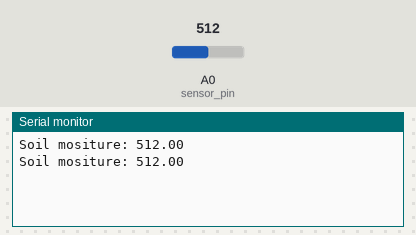
Simulated run of this sketch. Board: Arduino Uno, built with avr-gcc and run on an emulated ATmega328P. Shown: the last lines printed to the serial monitor. The test bench sets the inputs (shaded band); at power-on: A0 (sensor_pin) = 512.

Above: at 4.8 s.
4.9 s: A0 (sensor_pin) set to 716
At 6.8 s:
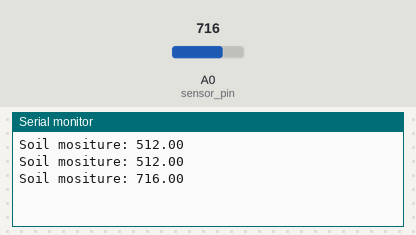
7.9 s: A0 (sensor_pin) set to 900
At 8.4 s:
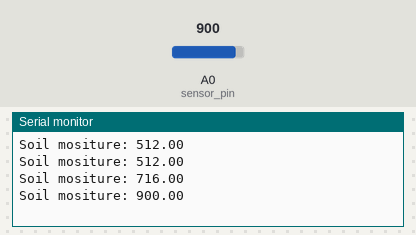
Timing chart, 0 to 10.9 s (numbered marks = the images above; inputs shaded):
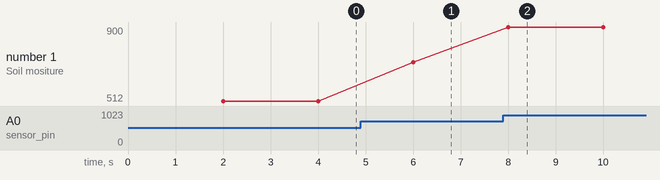

Measured:
- after the input at 4.9 s, the serial monitor: prints a new line after 1.1 s (image 1)
- after the input at 7.9 s, the serial monitor: prints a new line after 0.10 s (image 2)
- plotted number 1: 512 → 716 after the input at 4.9 s, 716 → 900 after the input at 7.9 s

The sketch:

Soil_Moisture_Sensor.ino
```cpp
# define sensor_pin A0

void setup()
{
  Serial.begin(9600);
  pinMode(sensor_pin, INPUT);
}

void loop()
{
  delay(2000);
  float output_value = analogRead(sensor_pin);

  Serial.print("Soil mositure: ");
  Serial.println(output_value);
}
```
